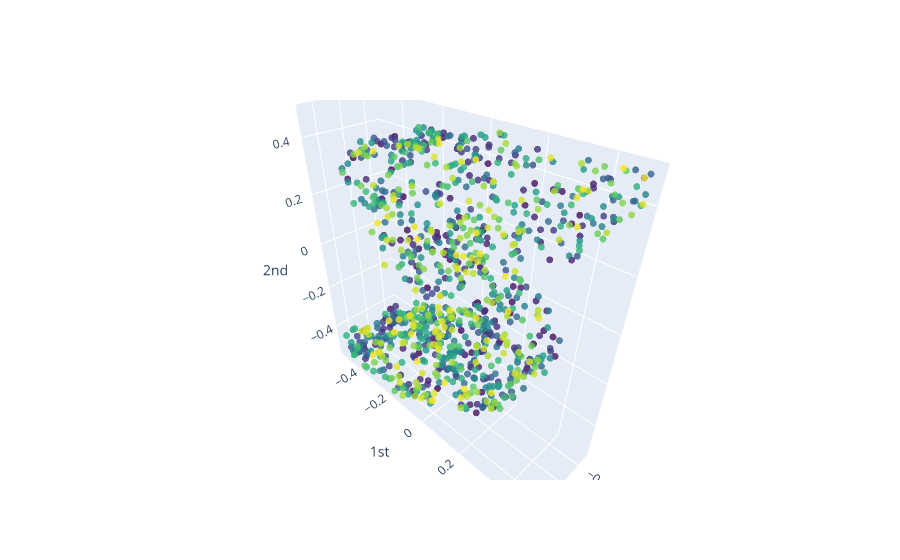

The cell this chart's notebook holds for it:
### Markdown cell above
point clouds contain way too many points so the simplicial complexes will not calculate in reasonable time. therefore we subsample the points

### Code cell
rng = np.random.default_rng(seed=42)

subsampled_point_clouds = []
n_points = 1000

point_clouds_to_subsample, lables_subsampled = subsample_dataset(1)

for pc in subsample_dataset(1)[0]:
    if pc.shape[0] <= n_points:
        subsampled_point_clouds.append(pc)
    else:
        idx = rng.choice(pc.shape[0], n_points, replace=False)
        subsampled_point_clouds.append(pc[idx])
subsampled_point_clouds = np.array(subsampled_point_clouds)

plot_point_cloud(subsampled_point_clouds[0])

### Figure 1 — Plotly figure (JSON) as saved in the notebook; plotly's stock layout.template omitted (floating-point values rounded to 4 significant figures; data arrays with more than 128 entries replaced by an {"elided": "..."} marker saying what was removed)
{"data": [{"marker": {"color": {"elided": "1000 int values"}, "colorscale": [[0, "#440154"], [0.1111, "#482878"], [0.2222, "#3e4989"], [0.3333, "#31688e"], [0.4444, "#26828e"], [0.5556, "#1f9e89"], [0.6667, "#35b779"], [0.7778, "#6ece58"], [0.8889, "#b5de2b"], [1, "#fde725"]], "opacity": 0.8, "size": 4}, "mode": "markers", "type": "scatter3d", "x": {"elided": "1000 float values"}, "y": {"elided": "1000 float values"}, "z": {"elided": "1000 float values"}}], "layout": {"scene": {"xaxis": {"exponentformat": "e", "showexponent": "all", "title": {"text": "0th"}, "type": "linear"}, "yaxis": {"exponentformat": "e", "showexponent": "all", "title": {"text": "1st"}, "type": "linear"}, "zaxis": {"exponentformat": "e", "showexponent": "all", "title": {"text": "2nd"}, "type": "linear"}}}}
